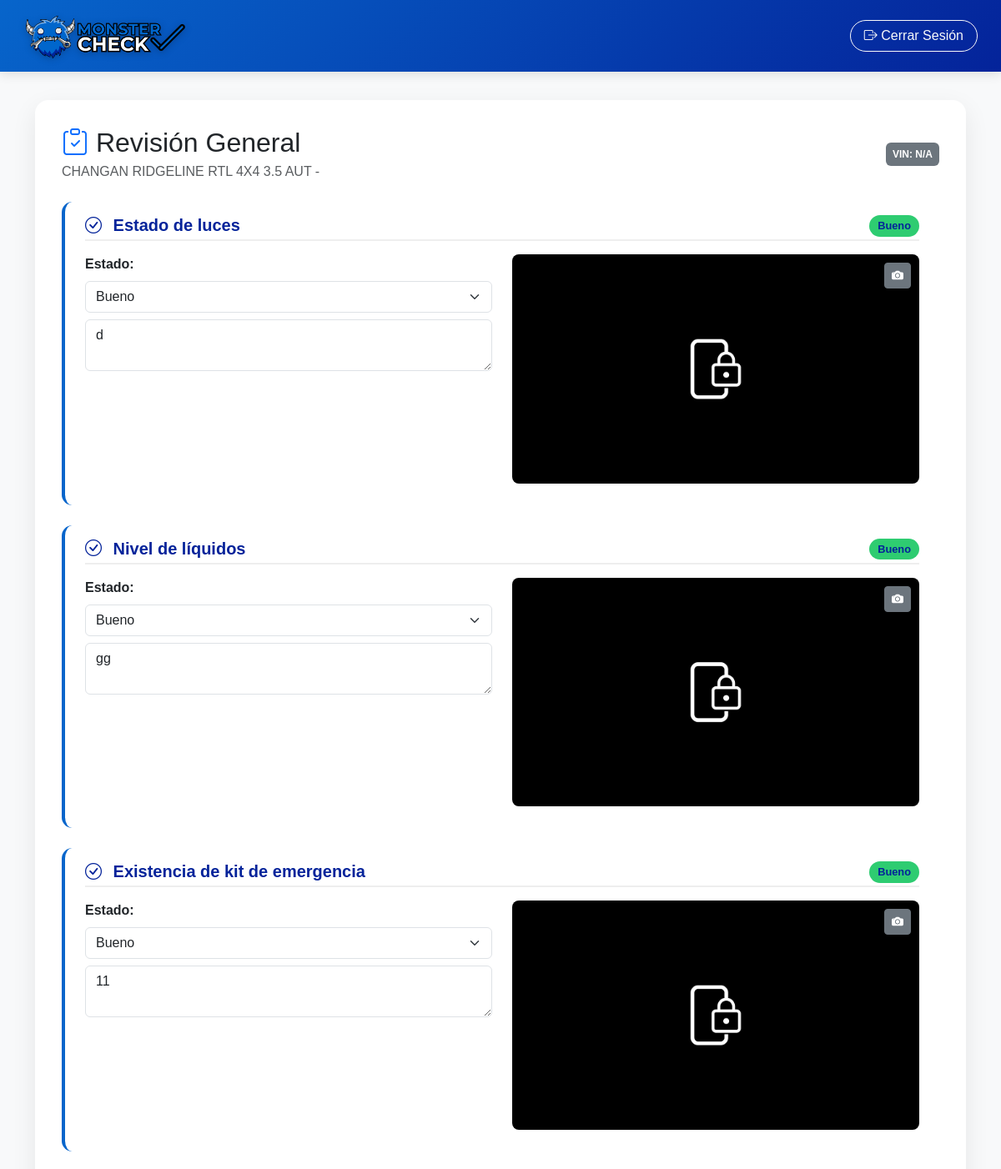
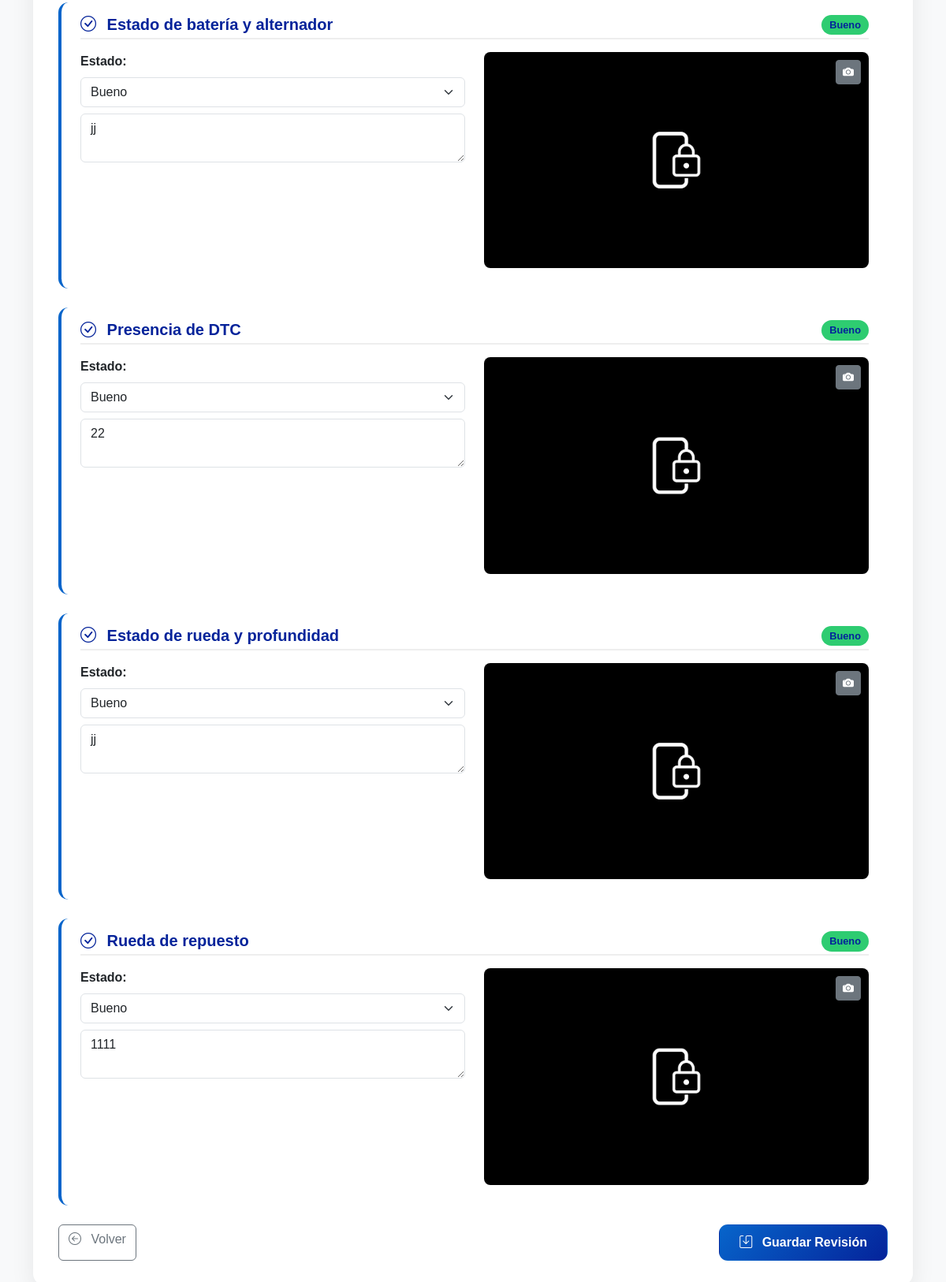
The app's page /vehiculo/7/detalle_revision_general/ (signed in) with its own data (2 pictures, top to bottom).
### vehiculos/models.py (models this page shows, shortened)
class Vehiculo(models.Model):
    patente = models.CharField(max_length=10, unique=False, blank=True, null=True)
    numero_orden = models.PositiveIntegerField(unique=True, editable=False, null=True)
    marca = models.CharField(max_length=100)
    modelo = models.CharField(max_length=100, default='Sin modelo')
    color = models.CharField(max_length=50, default='Sin color')
    tipo_bencina = models.CharField(max_length=50, default='Sin especificar')
    numero_motor = models.CharField(max_length=100, default='Desconocido')
    imagen_base64 = models.TextField(blank=True, null=True)
    usuario = models.ForeignKey(
        settings.AUTH_USER_MODEL,
        on_delete=models.SET_NULL,
        null=True,
        blank=True,
        related_name='vehiculos_registrados'
    )
    fecha_registro = models.DateTimeField(default=timezone.now)

class PuntoRevisionGeneral(models.Model):
    NOMBRES_PUNTOS = [
        ('estado_luces', 'Estado de luces'),
        ('nivel_liquidos', 'Nivel de líquidos'),
        ('kit_emergencia', 'Existencia de kit de emergencia'),
        ('bateria_alternador', 'Estado de batería y alternador'),
        ('presencia_dtc', 'Presencia de DTC'),
        ('estado_ruedas', 'Estado de rueda y profundidad'),
        ('rueda_repuesto', 'Rueda de repuesto'),
    ]
    detalle = models.ForeignKey(
        DetalleRevisionGeneral,
        on_delete=models.CASCADE,
        related_name='puntos'
    )
    nombre = models.CharField(max_length=50, choices=NOMBRES_PUNTOS)
    estado = models.CharField(max_length=10, choices=ESTADOS, default='REVISION')
    observacion = models.TextField(blank=True, null=True)
    imagen_base64 = models.TextField(blank=True, null=True)
    usuario = models.ForeignKey(
        settings.AUTH_USER_MODEL,
        on_delete=models.SET_NULL,
        null=True,
        blank=True,
        related_name='puntos_revision_general_registrados'
    )
    fecha_registro = models.DateTimeField(auto_now_add=True)
    class Meta:
        unique_together = ('detalle', 'nombre')

### vehiculos/views.py (the view, shortened to what this page needs)
# urls.py: path('vehiculo/<int:id>/detalle_revision_general/', views.agregar_detalle_revision_general, name='detalle_revision_general'),
@login_required
def agregar_detalle_revision_general(request, id):
    vehiculo = get_object_or_404(Vehiculo, id=id)
    detalle_revision, created = DetalleRevisionGeneral.objects.get_or_create(
        vehiculo=vehiculo,
        defaults={'usuario': request.user}
    )
    puntos_revision = [
        ('estado_luces', 'Estado de luces'),
        ('nivel_liquidos', 'Nivel de líquidos'),
        ('kit_emergencia', 'Existencia de kit de emergencia'),
        ('bateria_alternador', 'Estado de batería y alternador'),
        ('presencia_dtc', 'Presencia de DTC'),
        ('estado_ruedas', 'Estado de rueda y profundidad'),
        ('rueda_repuesto', 'Rueda de repuesto'),
    ]
    ESTADOS = [
        ('BUENO', 'Bueno'),
        ('REVISION', 'Requiere Revisión'),
        ('RECHAZADO', 'Rechazado'),
    ]
    puntos = {p.nombre: p for p in detalle_revision.puntos.all()}
    return render(request, 'vehiculos/detalle_revision_general.html', {
        'vehiculo': vehiculo,
        'puntos_revision': puntos_revision,
        'puntos': puntos,
        'ESTADOS': ESTADOS,
    })

### vehiculos/templatetags/my_filters.py (called while the page is built)
@register.filter
def dict_get(d, key):
    if isinstance(d, dict):
        return d.get(key)
    return None

### vehiculos/templates/vehiculos/detalle_revision_general.html (shortened to what this page needs)
{% load static %}
{% load my_filters %}
<!DOCTYPE html>
<html lang="es">
<head>
<link href="https://cdn.jsdelivr.net/npm/bootstrap@5.3.0/dist/css/bootstrap.min.css" rel="stylesheet" />
<link href="https://cdn.jsdelivr.net/npm/bootstrap-icons@1.10.5/font/bootstrap-icons.css" rel="stylesheet" />
<link rel="stylesheet" href="https://cdnjs.cloudflare.com/ajax/libs/font-awesome/6.4.0/css/all.min.css" />
</head>
<body>
<nav class="navbar navbar-expand-lg fixed-top px-3">
<div class="container-fluid">
    <a class="navbar-brand" href="{% url 'index' %}">
        <img src="{% static 'img/logo2.png' %}" alt="Logo">
    </a>
    <div class="collapse navbar-collapse" id="navbarNav">
        <form method="post" action="{% url 'logout' %}" class="d-flex">
            <button class="btn btn-outline-light rounded-pill px-3" type="submit">
                <i class="bi bi-box-arrow-right"></i> Cerrar Sesión
            </button>
        </form>
    </div>
</div>
</nav>
<div class="container mt-5">
<div class="main-card">
    <div class="d-flex justify-content-between align-items-center mb-4">
        <div>
            <h2 class="mb-1"><i class="bi bi-clipboard-check text-primary"></i> Revisión General</h2>
            <p class="text-muted mb-0">{{ vehiculo.marca }} {{ vehiculo.modelo }} - {{ vehiculo.ano }}</p>
        </div>
        <div>
            <span class="badge bg-secondary p-2">VIN: {{ vehiculo.vin|default:"N/A" }}</span>
        </div>
    </div>
    <form method="post" enctype="multipart/form-data">
    {% for clave, label in puntos_revision %}
        <div class="section-card">
            <h5 class="section-title">
                <i class="bi bi-check-circle me-2"></i> {{ label }}
                {% with punto=puntos|dict_get:clave %}
                    {% if punto %}
                        <span class="status-badge
                            {% if punto.estado == 'BUENO' %}badge-good
                            {% elif punto.estado == 'REVISION' %}badge-regular
                            {% elif punto.estado == 'RECHAZADO' %}badge-bad
                            {% else %}badge-na{% endif %} float-end">
                            {{ punto.get_estado_display }}
                        </span>
                    {% endif %}
                {% endwith %}
            </h5>
            <div class="row">
                <div class="col-md-6 mb-3">
                    <label for="estado_{{ clave }}" class="form-label fw-bold">Estado:</label>
                    <select class="form-select" name="estado_{{ clave }}" id="estado_{{ clave }}" required>
                        <option value="BUENO" {% with punto=puntos|dict_get:clave %}{% if punto and punto.estado == 'BUENO' %}selected{% endif %}{% endwith %}>Bueno</option>
                    </select>
                    <textarea class="form-control mt-2" name="observaciones_{{ clave }}" id="observaciones_{{ clave }}" rows="2">{% with punto=puntos|dict_get:clave %}{{ punto.observacion|default:"" }}{% endwith %}</textarea>
                </div>
                <div class="col-md-6">
                    <div class="camera-container">
                        <button type="button" class="btn btn-sm btn-secondary image-toggle-btn" onclick="toggleCamera('{{ clave }}')">
                            <i class="bi bi-camera-fill"></i>
                        </button>
                        <img id="preview_{{ clave }}" class="captured-image"
                        {% with punto=puntos|dict_get:clave %}
                            {% if punto and punto.imagen_base64 %}
 style="display:block;"
                            {% else %}
                                style="display:none;"
                            {% endif %}
                        {% endwith %}>
                    </div>
                </div>
            </div>
        </div>
    {% endfor %}
    <div class="d-flex justify-content-between mt-4">
        <a href="{% url 'listar_vehiculos' %}" class="btn btn-outline-secondary"><i class="bi bi-arrow-left-circle me-2"></i> Volver</a>
        <button type="submit" class="btn btn-save"><i class="bi bi-save me-2"></i> Guardar Revisión</button>
    </div>
    </form>
</div>
</div>
</body>
</html>

### vehiculos/templates/vehiculos/detalle_revision_general.html (style rules this page uses)
:root { --primary-color: #0765CB; --secondary-color: #04239A; --accent-color: #E74C3C; --light-bg: #F8F9FA; --card-shadow: 0 10px 30px rgba(0,0,0,0.08); }
body { background-color: var(--light-bg); padding-top: 4.5rem; font-family:'Montserrat', sans-serif; }
.navbar { background: linear-gradient(135deg,var(--primary-color),var(--secondary-color)) !important; box-shadow:0 4px 12px rgba(0,0,0,0.1); padding:0.5rem 1rem; }
.navbar-brand { display:flex; align-items:center; transition:transform 0.3s ease; }
.navbar-brand img { height:60px; width:auto; filter:drop-shadow(0 2px 4px rgba(0,0,0,0.2)); }
.main-card { border:none; border-radius:1rem; box-shadow:var(--card-shadow); background:white; overflow:hidden; margin-top:2rem; padding:2rem; transition: transform 0.4s ease, box-shadow 0.4s ease; }
.section-card { border-left:4px solid var(--primary-color); margin-bottom:1.5rem; padding:1rem 1.5rem; border-radius:0.8rem; transition: transform 0.3s ease, box-shadow 0.3s ease; background:white; }
.section-title { font-weight:600; color: var(--secondary-color); margin-bottom:1rem; border-bottom:2px solid #eee; padding-bottom:5px; }
.status-badge { font-size:0.8rem; padding:5px 10px; border-radius:20px; }
.badge-good { background-color:#2ecc71; }
.camera-preview, .captured-image { border-radius:8px; max-width:100%; margin-bottom:10px; display:block; }
.camera-container { position:relative; margin-bottom:10px; }
.btn-save { background: linear-gradient(135deg, var(--primary-color), var(--secondary-color)); color:white; padding:10px 25px; font-weight:600; border-radius:0.7rem; transition:all 0.3s; }
.image-toggle-btn { position:absolute; top:10px; right:10px; z-index:10; }

### records on screen
Vehiculo: marca "CHANGAN", modelo "RIDGELINE RTL 4X4 3.5 AUT"
PuntoRevisionGeneral: estado "Bueno", estado "Bueno", observacion "d"
PuntoRevisionGeneral: estado "Bueno", estado "Bueno", observacion "gg"
PuntoRevisionGeneral: estado "Bueno", estado "Bueno", observacion "11"
PuntoRevisionGeneral: estado "Bueno", estado "Bueno", observacion "jj"
PuntoRevisionGeneral: estado "Bueno", estado "Bueno", observacion "22"
PuntoRevisionGeneral: estado "Bueno", estado "Bueno", observacion "jj"
PuntoRevisionGeneral: estado "Bueno", estado "Bueno", observacion "1111"

### other values on screen
{{ vehiculo.vin|default:"N/A" }} "N/A"
{{ label }} "Estado de luces" "Nivel de líquidos" "Existencia de kit de emergencia" "Estado de batería y alternador" "Presencia de DTC" "Estado de rueda y profundidad" "Rueda de repuesto"
